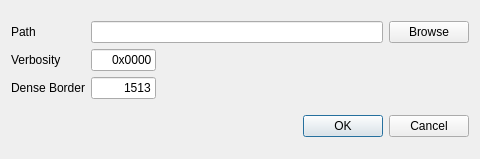
<?xml version="1.0" encoding="UTF-8"?>
<ui version="4.0">
 <class>quantyPreferencesDialog</class>
 <widget class="QDialog" name="quantyPreferencesDialog">
  <property name="windowModality">
   <enum>Qt::ApplicationModal</enum>
  </property>
  <property name="geometry">
   <rect>
    <x>0</x>
    <y>0</y>
    <width>480</width>
    <height>159</height>
   </rect>
  </property>
  <property name="sizePolicy">
   <sizepolicy hsizetype="Preferred" vsizetype="Preferred">
    <horstretch>0</horstretch>
    <verstretch>0</verstretch>
   </sizepolicy>
  </property>
  <property name="minimumSize">
   <size>
    <width>480</width>
    <height>0</height>
   </size>
  </property>
  <property name="windowTitle">
   <string>Preferences</string>
  </property>
  <property name="modal">
   <bool>true</bool>
  </property>
  <layout class="QVBoxLayout" name="verticalLayout">
   <item>
    <layout class="QGridLayout" name="gridLayout">
     <item row="2" column="0">
      <widget class="QLabel" name="denseBorderLabel">
       <property name="text">
        <string>Dense Border</string>
       </property>
      </widget>
     </item>
     <item row="2" column="1">
      <widget class="QLineEdit" name="denseBorderLineEdit">
       <property name="sizePolicy">
        <sizepolicy hsizetype="Fixed" vsizetype="Fixed">
         <horstretch>0</horstretch>
         <verstretch>0</verstretch>
        </sizepolicy>
       </property>
       <property name="minimumSize">
        <size>
         <width>65</width>
         <height>22</height>
        </size>
       </property>
       <property name="maximumSize">
        <size>
         <width>65</width>
         <height>22</height>
        </size>
       </property>
       <property name="text">
        <string>1513</string>
       </property>
       <property name="alignment">
        <set>Qt::AlignRight|Qt::AlignTrailing|Qt::AlignVCenter</set>
       </property>
      </widget>
     </item>
     <item row="1" column="1">
      <widget class="QLineEdit" name="verbosityLineEdit">
       <property name="sizePolicy">
        <sizepolicy hsizetype="Fixed" vsizetype="Fixed">
         <horstretch>0</horstretch>
         <verstretch>0</verstretch>
        </sizepolicy>
       </property>
       <property name="minimumSize">
        <size>
         <width>65</width>
         <height>22</height>
        </size>
       </property>
       <property name="maximumSize">
        <size>
         <width>65</width>
         <height>22</height>
        </size>
       </property>
       <property name="toolTip">
        <string>Verbosity of the Quanty calculation. Acceptable values in increasing verbosity: 0x0000, 0x00FF, 0xFFFF.</string>
       </property>
       <property name="text">
        <string>0x0000</string>
       </property>
       <property name="alignment">
        <set>Qt::AlignRight|Qt::AlignTrailing|Qt::AlignVCenter</set>
       </property>
      </widget>
     </item>
     <item row="0" column="0">
      <widget class="QLabel" name="pathLabel">
       <property name="text">
        <string>Path</string>
       </property>
      </widget>
     </item>
     <item row="1" column="0">
      <widget class="QLabel" name="verbosityLabel">
       <property name="text">
        <string>Verbosity</string>
       </property>
      </widget>
     </item>
     <item row="0" column="1">
      <widget class="QLineEdit" name="pathLineEdit">
       <property name="sizePolicy">
        <sizepolicy hsizetype="Expanding" vsizetype="Fixed">
         <horstretch>0</horstretch>
         <verstretch>0</verstretch>
        </sizepolicy>
       </property>
       <property name="minimumSize">
        <size>
         <width>0</width>
         <height>22</height>
        </size>
       </property>
       <property name="toolTip">
        <string>Path to the Quanty executable.</string>
       </property>
       <property name="cursorPosition">
        <number>0</number>
       </property>
       <property name="readOnly">
        <bool>true</bool>
       </property>
      </widget>
     </item>
     <item row="0" column="2">
      <widget class="QPushButton" name="pathBrowsePushButton">
       <property name="text">
        <string>Browse</string>
       </property>
       <property name="autoDefault">
        <bool>false</bool>
       </property>
      </widget>
     </item>
    </layout>
   </item>
   <item>
    <widget class="QDialogButtonBox" name="buttonBox">
     <property name="standardButtons">
      <set>QDialogButtonBox::Cancel|QDialogButtonBox::Ok</set>
     </property>
    </widget>
   </item>
  </layout>
 </widget>
 <tabstops>
  <tabstop>pathLineEdit</tabstop>
  <tabstop>pathBrowsePushButton</tabstop>
  <tabstop>verbosityLineEdit</tabstop>
  <tabstop>denseBorderLineEdit</tabstop>
 </tabstops>
 <resources/>
 <connections/>
</ui>
